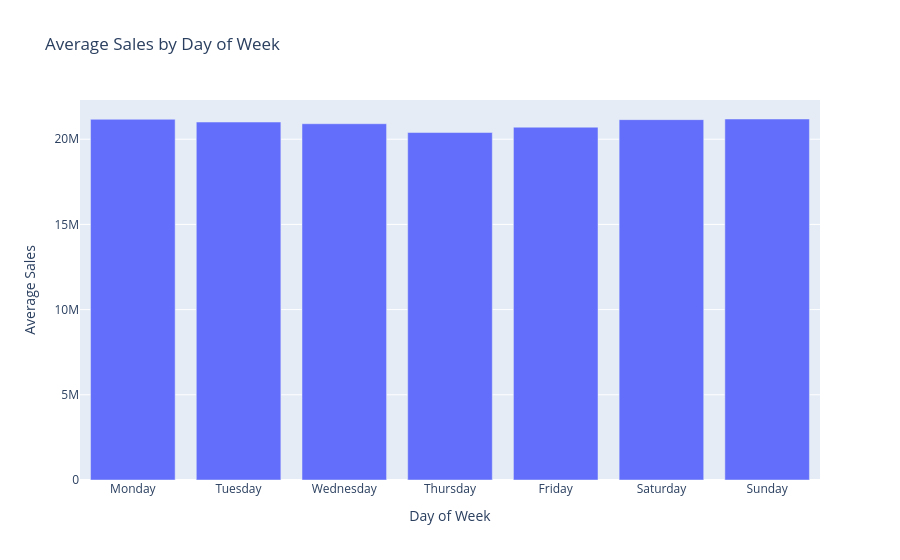

Notebook code for this chart:
### Code cell
import plotly.express as px

fig = px.bar(
    weekly_pattern.to_pandas(),
    x="day_of_week",
    y="avg_sales",
    title="Average Sales by Day of Week",
    labels={
        "day_of_week": "Day of Week",
        "avg_sales": "Average Sales"
    }
)

fig.show()

### Figure 1 — Plotly figure (JSON) as saved in the notebook; plotly's stock layout.template omitted (floating-point values rounded to 4 significant figures)
{"data": [{"hovertemplate": "Day of Week=%{x}<br>Average Sales=%{y}<extra></extra>", "legendgroup": "", "marker": {"color": "#636efa", "pattern": {"shape": ""}}, "name": "", "orientation": "v", "showlegend": false, "textposition": "auto", "type": "bar", "x": ["Monday", "Tuesday", "Wednesday", "Thursday", "Friday", "Saturday", "Sunday"], "xaxis": "x", "y": [21170000.0, 21010000.0, 20910000.0, 20390000.0, 20710000.0, 21150000.0, 21190000.0], "yaxis": "y"}], "layout": {"barmode": "relative", "legend": {"tracegroupgap": 0}, "title": {"text": "Average Sales by Day of Week"}, "xaxis": {"anchor": "y", "domain": [0, 1], "title": {"text": "Day of Week"}}, "yaxis": {"anchor": "x", "domain": [0, 1], "title": {"text": "Average Sales"}}}}
